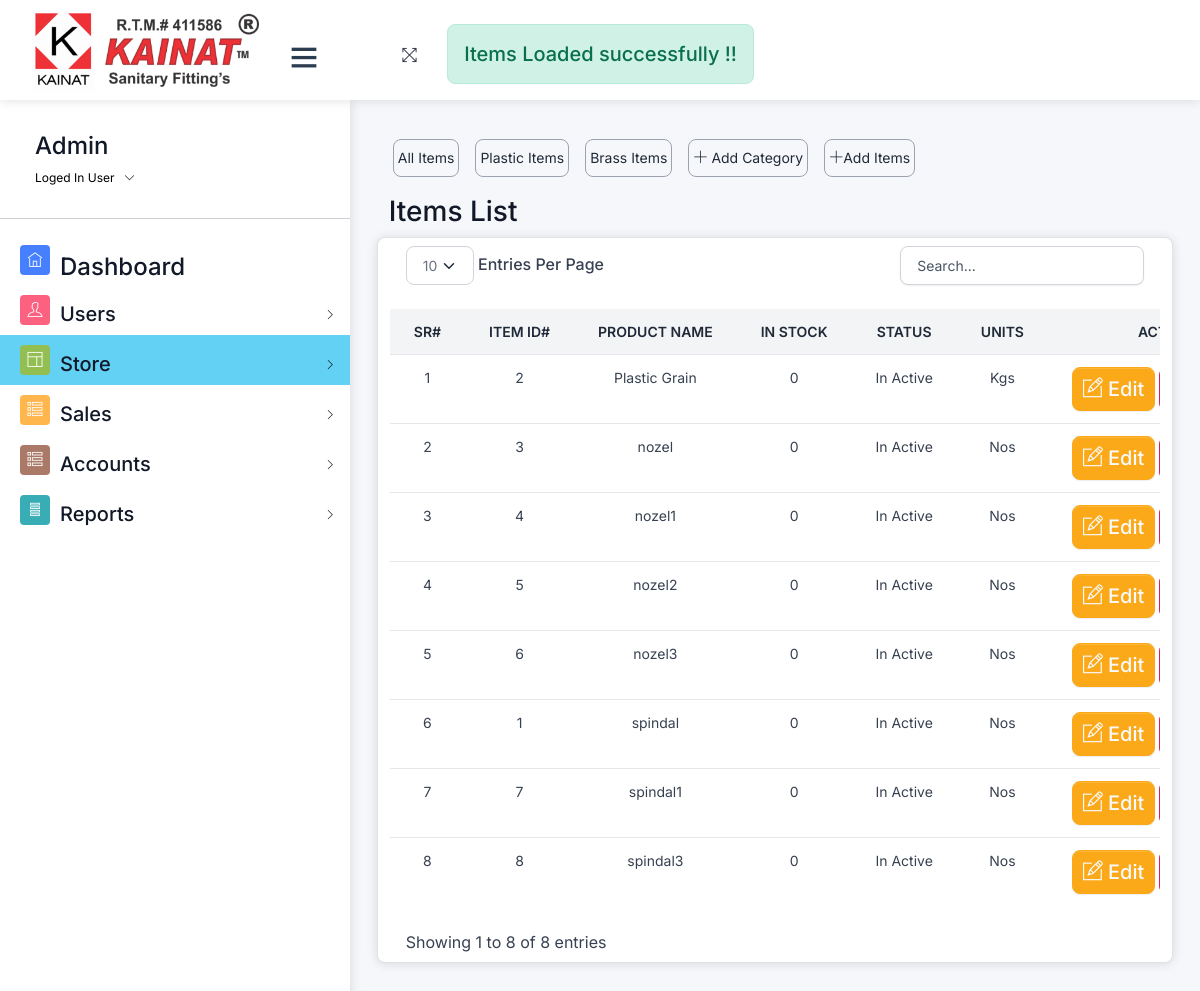
The page /product/ (signed in) on the database as committed earlier.
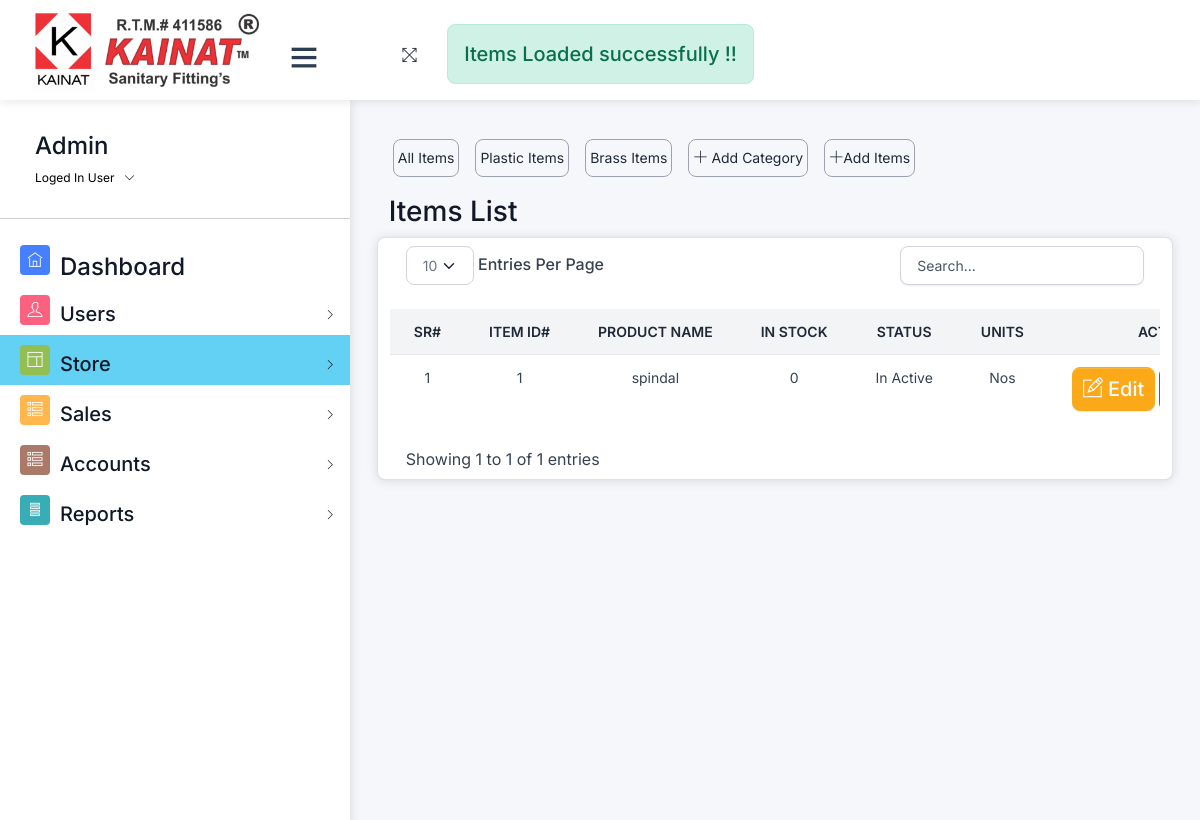
The same page on the database as committed later.
### home/models.py (models this page shows, shortened)
class Category(models.Model):
    name = models.CharField(max_length=100)
    is_deleted=models.BooleanField(default=False)

class Product(models.Model):
    STORE1 = 'Store1'
    STORE2 = 'Store2'
    STORE3 = 'Store3'
    STORE_TYPE_CHOICES = [
        (STORE1 ,'Store1'),
        (STORE2 ,'Store2'),
        (STORE3 ,'Store3'),
    ]
    KGS='Kgs'
    NOS='Nos'
    UNIT_CHOICES = [
        (NOS ,'Nos'),
        (KGS ,'Kgs'),
    ]
    productname=models.CharField(max_length=255,unique=True)
    unit=models.CharField(max_length=50,choices=UNIT_CHOICES,default=NOS)
    category=models.ForeignKey(Category,on_delete=models.RESTRICT)
    final_product_group=models.ForeignKey(Finish_Product_Category,on_delete=models.RESTRICT,null=True,blank=True)
    default_store=models.CharField(max_length=50,choices=STORE_TYPE_CHOICES, default=STORE1 )
    stockable=models.BooleanField(default=False)
    rate=models.FloatField(default=0,null=True,blank=True)
    labour=models.FloatField(default=0,null=True,blank=True)
    weight=models.FloatField(default=0,null=True,blank=True)
    stock=models.PositiveIntegerField(default=0,null=True,blank=True)
    product_status=models.BooleanField(default=False)
    is_deleted = models.BooleanField(default=False)
    product_slug=AutoSlugField(populate_from=None,unique=True,null=True,default=None)
    def get_current_stock(self):
        grn_total = Store_Purchase_Product.objects.filter(product_id=self.id).aggregate(total=Sum('quantity'))['total'] or 0
        issue_total = Store_Issue_Product.objects.filter(product_id=self.id).aggregate(total=Sum('quantity'))['total'] or 0
        sale_total = Sales_Receipt_Product.objects.filter(product_id=self.id).aggregate(total=Sum('quantity'))['total'] or 0
        current_stock = grn_total - issue_total - sale_total
        return current_stock

### home/views/product.py (the view)
# urls.py: path('product/', product.products , name="product"),
@login_required
@permission_required('home.view_product', login_url='/login/')
def products(request):
    category_selected=False
    categoryID=(request.GET.get('category'))
    if categoryID:
        categories=Category.objects.filter(is_deleted=False,id=categoryID)
        category_selected=True
        products=Product.objects.filter(category=categoryID,is_deleted=False)
    else:
        categories=Category.objects.filter(is_deleted=False)
        products=Product.objects.filter(is_deleted=False).order_by('category')
        messages.success(request,"Items Loaded successfully !!")
    data={'products':products,'categories':categories,'category_selected':category_selected}
    return render(request,"stock/products_home.html",data)

### templates/stock/products_home.html (shortened to what this page needs)
{% extends 'css-js-links.html' %}
{% load custom_filters %}
{% load crispy_forms_tags %}
{% block context %}
{% if request.user.is_superuser %}
{% include 'navbar.html' %}
{% else %}
{% include 'store/navbar.html' %}
{% endif %}
{% endblock context %}
{% block body %}
<div class="pcoded-content">
  <div class="pcoded-inner-content">
    <div class="main-body">
      <div class="page-wrapper">
        <div class="page-body">
          <div class="row">
            {% include 'stock/product_menu.html' %}
            <div id="product" class="col-md-12">
              <h3 class="">Items List</h3>
            </div>
            <div class="card py">
              <div class="table-responsive py-2">
                {% if products %}
                <table class="table table-flush" id="datatable">
                  <thead class="thead-light">
                    <tr>
                      <th class="border-bottom fw-bolder text-center" scope="col">
                        Sr#
                      </th>
                      <th class="border-bottom fw-bolder text-center" scope="col">
                        Item ID#
                      </th>
                      <th class="border-bottom fw-bolder text-center" scope="col">
                        Product Name
                      </th>
                      <th class="border-bottom fw-bolder text-center" scope="col">
                        In Stock
                      </th>
                      <th class="border-bottom fw-bolder text-center" scope="col">
                        Status
                      </th>
                      <th class="border-bottom fw-bolder text-center" scope="col">
                        Units
                      </th>
                      <th class="border-bottom fw-bolder text-center" scope="col">
                        Actions
                      </th>
                    </tr>
                  </thead>
                  <tbody>
                    {% for data in products %}
                    <tr id="salereceipt-{{ data.id }}">
                      <td class="text-center">{{ forloop.counter }}</td>
                      <td class="text-center">{{ data.id }}</td>
                      <td class="text-center">{{ data.productname }}</td>
                      <td class="text-center">{{ data.get_current_stock }}</td>
                      <td class="text-center">{% if data.product.product_status %} Active
                        {% else %}
                        In Active
                        {% endif %}</td>
                      <td class="text-center">{{ data.unit }}</td>
                      <td>
                        {% if perms.home.change_product %}
                        <a class="btn btn-sm btn-warning fs-5 text-light" href={% url 'editproduct' id=data.id %}><i
                            class="ti-pencil-alt"></i>Edit</a>
                        {% endif %}
                      </td>
                    </tr>
                    {% endfor %}
                  </tbody>
                </table>
                {% else %}
                <h4 class="text-center fs-5 alert alert-warning">No Record Found</h4>
                {% endif %}
              </div>
            </div>
          </div>
        </div>
      </div>
    </div>
  </div>
  {% endblock body %}

### templates/navbar.html (shortened to what the changed rows need)
{% load static %}
<div id="pcoded" class="pcoded">
  <div class="pcoded-container navbar-wrapper">
    <nav style="padding: 0 ; margin: 0 ;" class="navbar header-navbar pcoded-header">
      <div class="navbar-wrapper">
        <div class="navbar-container container-fluid">
          <ul class="nav-left">
            <li>
              <div id="display-msg" class="text-center mt-4" style="min-height: 70px">
                {% if messages %} {% for message in messages %}
                <small id="msg" {% if message.tags %} class="{{message.tags}}" {% endif %}>
                  <h5
                    class="alert {% if message.tags == 'error' %} alert-warning {% else %} alert-{{message.tags}} {% endif %} ">
                    {{message}}</h5>
                </small>
                {% endfor %} {% else %} &nbsp;
                {% endif %}
              </div>
            </li>
          </ul>
    </nav>
    <div class="pcoded-main-container">
      <div class="pcoded-wrapper">

### templates/stock/product_menu.html (shortened to what this page needs)
<ul class="nav nav-pills ms-3 mb-3">
  <li class="nav-item" style="line-height:2;">
    <a class="nav-link p-1" aria-current="page" href="/product/" class="list-group-item">All Items</a>
  </li>
  {% if not prod %}
  {% for category in categories %}
  <li class="nav-item" style="line-height:2;">
    <a class="nav-link p-1" aria-current="page" href="?category={{category.id}}"
      class="list-group-item">{{category.name}} Items</a>
  </li>
  {% endfor %}
  {% endif %}
  {% if category_selected %}
  {% for category in categories %}
  {% if perms.home.add_product %}
  <li class="nav-item " style="line-height:2;">
    <a class="nav-link p-1" href="/add_product?category={{category.id}}" class="list-group-item">
      <i class="ti-plus"></i>Add Item</a>
  </li>
  <!-- <li class="nav-item">
    <a class="nav-link p-1 " href="{% url 'addproductprice' category.id %}" class="list-group-item">
      Add Item Price
    </a>
  </li>
  <li class="nav-item">
    <a class="nav-link p-1" href="{% url 'searchproductprice' category.id %}"
      class="list-group-item">Search Items Price</a>
  </li> -->
  {% endif %}
  {% endfor %}
  {% elif add_category or category_selected == False %}
  {% if perms.home.add_category %}
  <li class="nav-item" style="line-height:2;">
    <a class="nav-link p-1" href="/category/" class="list-group-item"><i class="ti-plus me-1"></i>Add
      Category</a>
  </li>
  <li class="nav-item" style="line-height:2;">
    <a class="nav-link p-1" href="/add_product1/" class="list-group-item">
      <i class="ti-plus"></i>Add Items</a>
  </li>
  {% endif %}
  {% endif %}
</ul>

Rows that differ between the two databases and show on the page:
removed Product: id "2", productname "Plastic Grain", get_current_stock "0", unit "Kgs"
removed Product: id "3", productname "nozel", get_current_stock "0", unit "Nos"
removed Product: id "4", productname "nozel1", get_current_stock "0", unit "Nos"
removed Product: id "5", productname "nozel2", get_current_stock "0", unit "Nos"
removed Product: id "6", productname "nozel3", get_current_stock "0", unit "Nos"
removed Product: id "7", productname "spindal1", get_current_stock "0", unit "Nos"
removed Product: id "8", productname "spindal3", get_current_stock "0", unit "Nos"
Other text that changed with them:
text written by a page script: "Entries Per Page Showing 1 to 8 of 8 entries" → "Entries Per Page Showing 1 to 1 of 1 entries"
